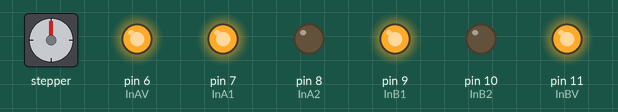
Simulated run of this sketch. Board: Arduino Uno, built with avr-gcc and run on an emulated ATmega328P. On the bench: stepper motor, output pins drawn as LEDs (lit = HIGH). Wiring (inferred from the names in the program): stepper motor (2048 steps per turn assumed): coils pin 2, pin 3, pin 4, pin 5.

Above: at 0.1 s.
Timing chart, 0 to 1.6 s (numbered marks = the images above):
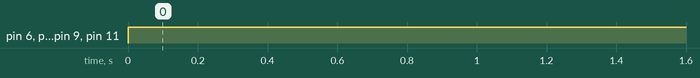

The sketch:

stepAndMotor.ino
```cpp
int motorPin1 = 2;
int motorPin2 = 3;
int motorPin3 = 4;
int motorPin4 = 5;


//768번이 360도, 48step, 기어비 1:16
//모터A in & 속도
int InA1 = 7;
int InA2 = 8;
int InAV = 6;

//모터B in & 속도
int InB1 = 9;
int InB2 = 10;
int InBV = 11;

int motorSpeed = 1200;  //variable to set stepper speed
int count = 0;          // count of steps made
int countsperrev = 512; // number of steps per full revolution
int lookup[8] = {B01000, B01100, B00100, B00110, B00010, B00011, B00001, B01001};

void setup() {
  pinMode(InA1, OUTPUT);
  pinMode(InA2, OUTPUT);
  pinMode(InB1, OUTPUT);
  pinMode(InB2, OUTPUT);

  pinMode(motorPin1, OUTPUT);
  pinMode(motorPin2, OUTPUT);
  pinMode(motorPin3, OUTPUT);
  pinMode(motorPin4, OUTPUT);
  Serial.begin(9600);
}

void loop() {
/*  while(count!=0){
    if(count < countsperrev )
      clockwise();
    else if (count == countsperrev * 2)
     count = 0;
    else
     anticlockwise();
   count++;
  }
*/
  bothMotorStart();
  /*
  delay(3000);
  turnLeft();
  delay(3000);
  turnRight();
  delay(3000);
  motorA_Rotation();
  delay(3000);
  motorB_Rotation();
  delay(3000);
  motorA_Reverse();
  delay(3000);
  motorB_Reverse();
  delay(3000);
  stopAllMotor();
  delay(3000);
  */
}
//모터A,B 정회전
void bothMotorStart()
{
    digitalWrite(InA1,HIGH);
    digitalWrite(InA2,LOW);
    digitalWrite(InB1,HIGH);
    digitalWrite(InB2,LOW);
    analogWrite(InAV, 255);
    analogWrite(InBV, 255);
}

//모터A,B Stop
void stopAllMotor()
{
    digitalWrite(InA1,LOW);
    digitalWrite(InA2,LOW);
    digitalWrite(InB1,LOW);
    digitalWrite(InB2,LOW);
    analogWrite(InAV, 255);
    analogWrite(InBV, 255);
}

//모터A 역회전, 모터B 정회전
void turnLeft()
{
    digitalWrite(InA1,LOW);
    digitalWrite(InA2,HIGH);
    digitalWrite(InB1,HIGH);
    digitalWrite(InB2,LOW);
    analogWrite(InAV, 255);
    analogWrite(InBV, 255);
}

//모터A 정회전, 모터B 역회전
void turnRight()
{
    digitalWrite(InA1,HIGH);
    digitalWrite(InA2,LOW);
    digitalWrite(InB1,LOW);
    digitalWrite(InB2,HIGH);
    analogWrite(InAV, 255);
    analogWrite(InBV, 255);
}

//모터A 정회전, 모터B Stop
void motorA_Rotation()
{
    digitalWrite(InA1,HIGH);
    digitalWrite(InA2,LOW);
    digitalWrite(InB1,LOW);
    digitalWrite(InB2,LOW);
    analogWrite(InAV, 255);
    analogWrite(InBV, 255);
}

//모터A Stop, 모터B 정회전
void motorB_Rotation()
{
    digitalWrite(InA1,LOW);
    digitalWrite(InA2,LOW);
    digitalWrite(InB1,HIGH);
    digitalWrite(InB2,LOW);
    analogWrite(InAV, 255);
    analogWrite(InBV, 255);
}

//모터A 역회전, 모터B Stop
void motorA_Reverse()
{
    digitalWrite(InA1,LOW);
    digitalWrite(InA2,HIGH);
    digitalWrite(InB1,LOW);
    digitalWrite(InB2,LOW);
}

//모터A Stop, 모터B 역회전
void motorB_Reverse()
{
    digitalWrite(InA1,LOW);
    digitalWrite(InA2,LOW);
    digitalWrite(InB1,LOW);
    digitalWrite(InB2,HIGH);
    analogWrite(InAV, 255);
    analogWrite(InBV, 255);
}
void anticlockwise()
{
  for(int i = 0; i < 8; i++)
  {
    setOutput(i);
    delayMicroseconds(motorSpeed);
  }
}

void clockwise()
{
  for(int i = 7; i >= 0; i--)
  {
    setOutput(i);
    delayMicroseconds(motorSpeed);
  }
}

void setOutput(int out)
{
  digitalWrite(motorPin1, bitRead(lookup[out], 0));
  digitalWrite(motorPin2, bitRead(lookup[out], 1));
  digitalWrite(motorPin3, bitRead(lookup[out], 2));
  digitalWrite(motorPin4, bitRead(lookup[out], 3));
}
```

Measured:
- by itself, pin 6 (InAV), pin 7 (InA1), pin 9 (InB1), pin 11 (InBV): LOW → HIGH at 0.00 s
